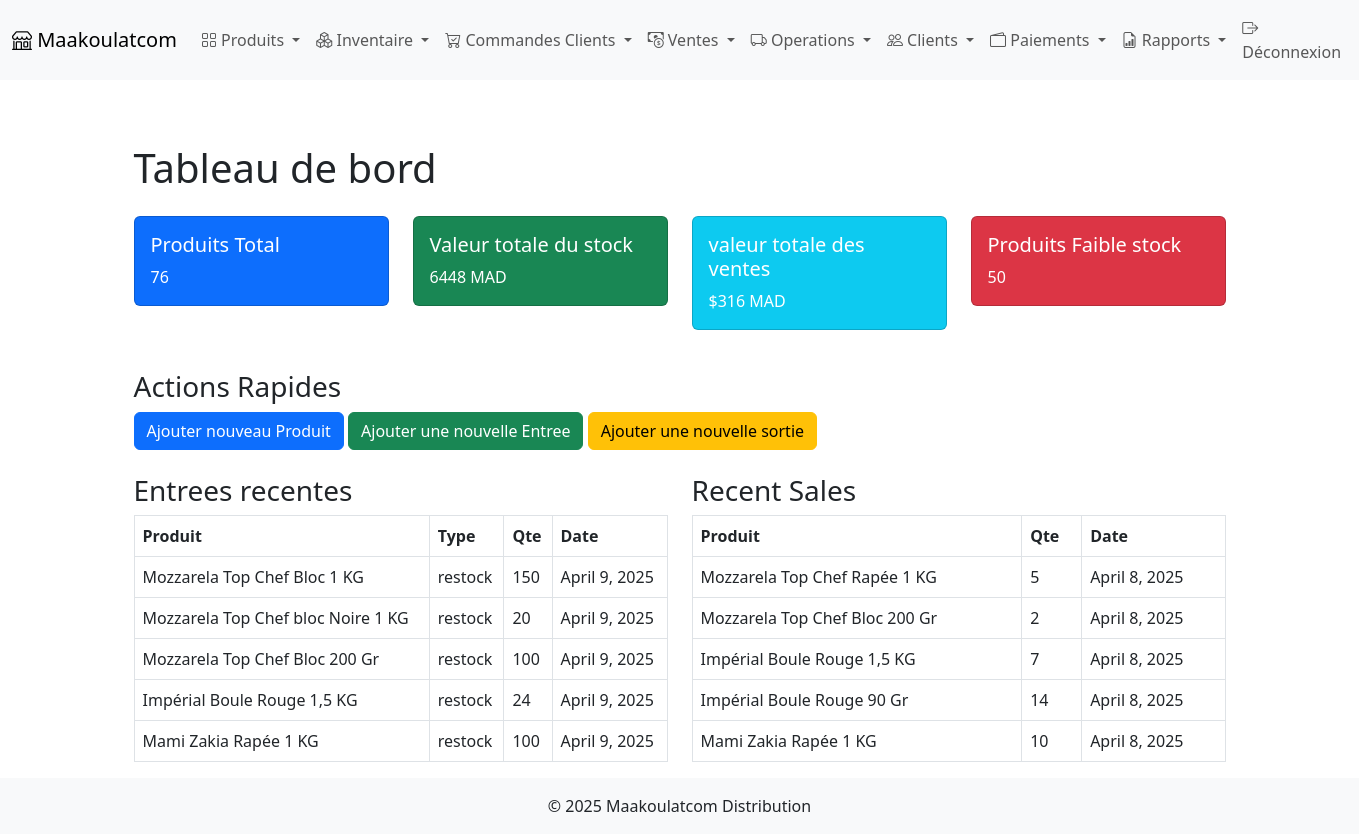
The app's page / (signed in) with its own data.
### products/models.py (models this page shows, shortened)
class InventoryEntry(models.Model):
    ENTRY_TYPES = [
        ('restock', 'Entree'),
        ('return', 'Retour'),
    ]
    product = models.ForeignKey(Product, on_delete=models.CASCADE)
    entry_type = models.CharField(max_length=20, choices=ENTRY_TYPES)
    quantity = models.IntegerField()
    date = models.DateField(auto_now_add=True)

class Product(models.Model):
    CATEGORY_CHOICES = [
        ('Fromages', 'Fromages'),
        ('Sauces', 'Sauces'),
        ('Poisson', 'Poisson'),
        ('Poulet', 'Poulet'),
        ('Divers', 'Divers'),
    ]
    SUPPLIER_CHOICES = [
        ('Top Chef', 'Top Chef'),
        ('Ali', 'Ali'),
        ('Adnane', 'Adnane'),
        ('Yozi Food', 'Yozi Food'),
        ('Divers', 'Divers'),
    ]
    code = models.CharField(max_length=50, unique=True)
    name = models.CharField(max_length=100)
    name_ar = models.CharField(max_length=100, null=True, blank=True)
    purchase_price = models.DecimalField(max_digits=10, decimal_places=2)
    selling_price = models.DecimalField(max_digits=10, decimal_places=2)
    quantity = models.IntegerField(default=0)
    category = models.CharField(max_length=20, choices=CATEGORY_CHOICES, default='Divers')
    supplier = models.CharField(max_length=20, choices=SUPPLIER_CHOICES, default='Divers')
    critical_threshold = models.IntegerField(default=10)

class SalesEntry(models.Model):
    product = models.ForeignKey(Product, on_delete=models.CASCADE)
    quantity = models.IntegerField()
    date = models.DateField(auto_now_add=True)

### products/views.py (the view)
# urls.py: path('', views.dashboard, name='dashboard'),
@login_required
def dashboard(request):
    total_products = Product.objects.count()
    total_stock_value = Product.objects.aggregate(
        total_value=Sum('quantity', field="quantity * selling_price")
    )['total_value'] or 0
    total_sales_value = SalesEntry.objects.aggregate(
        total_sales=Sum('quantity', field="quantity * product__selling_price")
    )['total_sales'] or 0
    low_stock_products = Product.objects.filter(quantity__lt=5).count()
    recent_entries = InventoryEntry.objects.order_by('-date')[:5]
    recent_sales = SalesEntry.objects.order_by('-date')[:5]
    context = {
        'total_products': total_products,
        'total_stock_value': total_stock_value,
        'total_sales_value': total_sales_value,
        'low_stock_products': low_stock_products,
        'recent_entries': recent_entries,
        'recent_sales': recent_sales,
    }
    return render(request, 'inventory/dashboard.html', context)

### products/templates/inventory/dashboard.html (shortened to what this page needs)
{% extends 'products/base.html' %}
{% block content %}
<div class="container">
    <h1 class="mt-3">Tableau de bord</h1>
    <div class="row mt-4">
        <div class="col-md-3">
            <div class="card text-white bg-primary mb-3">
                <div class="card-body">
                    <h5 class="card-title">Produits Total</h5>
                    <p class="card-text">{{ total_products }}</p>
                </div>
            </div>
        </div>
        <div class="col-md-3">
            <div class="card text-white bg-success mb-3">
                <div class="card-body">
                    <h5 class="card-title">Valeur totale du stock</h5>
                    <p class="card-text">{{ total_stock_value }} MAD</p>
                </div>
            </div>
        </div>
        <div class="col-md-3">
            <div class="card text-white bg-info mb-3">
                <div class="card-body">
                    <h5 class="card-title">valeur totale des ventes</h5>
                    <p class="card-text">${{ total_sales_value }} MAD</p>
                </div>
            </div>
        </div>
        <div class="col-md-3">
            <div class="card text-white bg-danger mb-3">
                <div class="card-body">
                    <h5 class="card-title">Produits Faible stock</h5>
                    <p class="card-text">{{ low_stock_products }}</p>
                </div>
            </div>
        </div>
    </div>
    <div class="mt-4">
        <h3>Actions Rapides</h3>
        <a href="{% url 'products:product_form' %}" class="btn btn-primary">Ajouter nouveau Produit</a>
        <a href="{% url 'products:inventory_entry' %}" class="btn btn-success">Ajouter une nouvelle Entree</a>
        <a href="{% url 'products:sales_entry' %}" class="btn btn-warning">Ajouter une nouvelle sortie</a>
    </div>
    <div class="row mt-4">
        <div class="col-md-6">
            <h3>Entrees recentes</h3>
            <table class="table table-bordered">
                <thead>
                    <tr>
                        <th>Produit</th>
                        <th>Type</th>
                        <th>Qte</th>
                        <th>Date</th>
                    </tr>
                </thead>
                <tbody>
                    {% for entry in recent_entries %}
                    <tr>
                        <td>{{ entry.product.name }}</td>
                        <td>{{ entry.entry_type }}</td>
                        <td>{{ entry.quantity }}</td>
                        <td>{{ entry.date }}</td>
                    </tr>
                    {% endfor %}
                </tbody>
            </table>
        </div>
        <div class="col-md-6">
            <h3>Recent Sales</h3>
            <table class="table table-bordered">
                <thead>
                    <tr>
                        <th>Produit</th>
                        <th>Qte</th>
                        <th>Date</th>
                    </tr>
                </thead>
                <tbody>
                    {% for sale in recent_sales %}
                    <tr>
                        <td>{{ sale.product.name }}</td>
                        <td>{{ sale.quantity }}</td>
                        <td>{{ sale.date }}</td>
                    </tr>
                    {% endfor %}
                </tbody>
            </table>
        </div>
    </div>
</div>
{% endblock %}

### products/templates/products/base.html (style rules this page uses)
html, body { height: 100%; }
body { display: flex; flex-direction: column; }

### records on screen
InventoryEntry: product.name "Mozzarela Top Chef Bloc 1 KG", entry_type "restock", quantity "150", date "April 9, 2025"
InventoryEntry: product.name "Mozzarela Top Chef bloc Noire 1 KG", entry_type "restock", quantity "20", date "April 9, 2025"
InventoryEntry: product.name "Mozzarela Top Chef Bloc 200 Gr", entry_type "restock", quantity "100", date "April 9, 2025"
InventoryEntry: product.name "Impérial Boule Rouge 1,5 KG", entry_type "restock", quantity "24", date "April 9, 2025"
InventoryEntry: product.name "Mami Zakia Rapée 1 KG", entry_type "restock", quantity "100", date "April 9, 2025"
SalesEntry: product.name "Mozzarela Top Chef Rapée 1 KG", quantity "5", date "April 8, 2025"
SalesEntry: product.name "Mozzarela Top Chef Bloc 200 Gr", quantity "2", date "April 8, 2025"
SalesEntry: product.name "Impérial Boule Rouge 1,5 KG", quantity "7", date "April 8, 2025"
SalesEntry: product.name "Impérial Boule Rouge 90 Gr", quantity "14", date "April 8, 2025"
SalesEntry: product.name "Mami Zakia Rapée 1 KG", quantity "10", date "April 8, 2025"

### other values on screen
{{ total_products }} "76"
{{ total_stock_value }} "6448"
{{ total_sales_value }} "316"
{{ low_stock_products }} "50"
